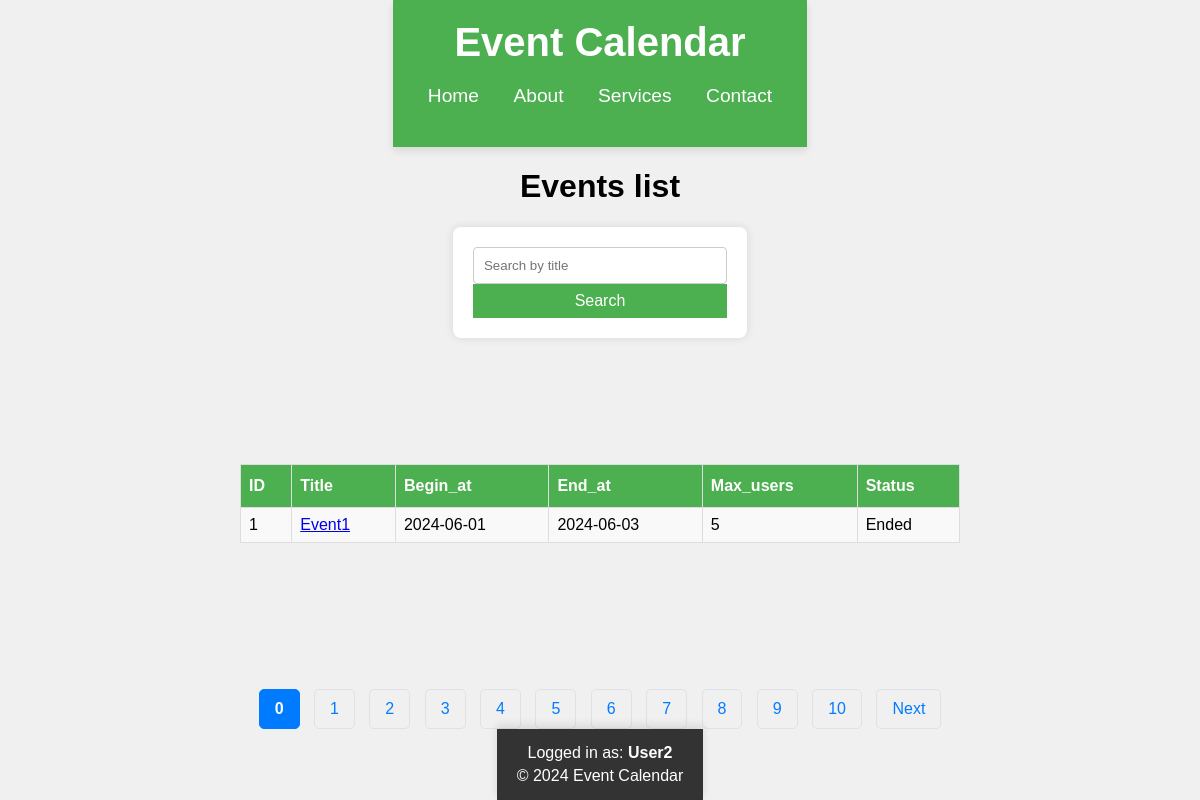
The page /events (signed in) on the database its author committed.
### app/event/models.py (models this page shows)
class Event(db.Model):
    __tablename__ = 'event'
    id = db.Column(db.Integer, primary_key=True, nullable=False, autoincrement=True)
    title = db.Column(db.Text, nullable=False)
    description = db.Column(db.Text, nullable=False)
    created_by = db.Column(db.Integer, db.ForeignKey('user.id'), nullable=False)
    created_by_user = db.relationship('User')
    begin_at = db.Column(db.Date, nullable=False)
    end_at = db.Column(db.Date, nullable=False)
    max_users = db.Column(db.Integer, nullable=False)
    is_active = db.Column(db.Boolean, default=False)

### app/main/views.py (the view)
    def wrapper(*args, **kwargs):
        if not session.get('username', None):
            return redirect(url_for('login_page'))
        return func(*args, **kwargs)

### app/main/views.py (called while the page is built)
def login_decorator(func):
    def wrapper(*args, **kwargs):
        if not session.get('username', None):
            return redirect(url_for('login_page'))
        return func(*args, **kwargs)
    wrapper.__name__ = func.__name__
    return wrapper

### templates/event/list.html (shortened to what this page needs)
{% extends 'base.html' %}
{% block content %}
    {% if selected_page < (events_data|length / page_size)|round(0, "ceil")|int %}
        <h1>{{ header }}</h1>
        <div class="search-bar">
            <form action="/events" method="get">
                <input type="text" name="title" placeholder="Search by title" value="{{ request.args.get('title', '') }}">
                <button type="submit">Search</button>
            </form>
        </div>
        <table>
            <tr>
                <th>ID</th>
                <th>Title</th>
                <th>Begin_at</th>
                <th>End_at</th>
                <th>Max_users</th>
                <th>Status</th>
            </tr>
            {% for page in range((events_data|length / page_size)|round(0, "ceil")|int) %}
                {% if page == selected_page or (page == 0 and searched_title) %}
                    {% for event in events_data[(page * page_size):((page + 1) * page_size)] %}
                        {% if (searched_title and event.title == searched_title[0]) or not searched_title %}
                            <tr>
                                <td>{{ event.id }}</td>
                                <td><a href="/events/{{ event.id }}">{{ event.title }}</a></td>
                                <td>{{ event.begin_at }}</td>
                                <td>{{ event.end_at }}</td>
                                <td>{{ event.max_users }}</td>
                                <td>
                                {% if event.end_at >= current_date and event.begin_at < current_date %}
                                    {% if event.id not in registered_events_id %}
                                        {% if event_users_data.filter_by(event_id=event.id).all()|length < event.max_users %}
                                            <form method="post" action="/events/{{ event.id }}/users">
                                                <input type="hidden" name="user_id" value="{{ current_user_id }}">
                                                <input type="hidden" name="event_id" value="{{ event.id }}">
                                                <input type="hidden" name="created_at" value="{{ current_date }}">
                                                <button type="submit">Register</button>
                                            </form>
                                        {% else %}
                                            Full
                                        {% endif %}
                                    {% else %}
                                        Active & Registered
                                    {% endif %}
                                {% elif event.begin_at > current_date %}
                                    Upcoming
                                {% else %}
                                    Ended
                                {% endif %}
                                </td>
                            </tr>
                        {% endif %}
                    {% endfor %}
                {% endif %}
            {% endfor %}
        </table>
        <div class="pagination">
            {% for page_number in range((events_data|length / page_size)|round(0, "ceil")|int) %}
                {% if page_number == selected_page %}
                    <span class="current">{{ page_number }}</span>
                {% else %}
                    <a href="?size={{ page_size }}&page={{ page_number }}">{{ page_number }}</a>
                {% endif %}
            {% endfor %}
            {% if selected_page != (events_data|length / page_size)|round(0, "ceil")|int - 1 %}
                <a href="?size={{ page_size }}&page={{ selected_page + 1 }}">Next</a>
            {% endif %}
        </div>
    {% else %}
        <div class="error-message">
            No existing page matching number "{{ selected_page }}" found
        </div>
    {% endif %}
{% endblock %}
{% block username %}
    {{ username }}
{% endblock %}

### static/styles.css (style rules this page uses)
body { margin: 0; padding: 0; display: flex; flex-direction: column; min-height: 100vh; justify-content: center; align-items: center; height: 100vh; font-family: Cambria, sans-serif; background-color: #f0f0f0; }
table { width: 60%; margin: auto; border-collapse: collapse; }
th, td { border: 1px solid #ddd; padding: 8px; }
th { background-color: #f2f2f2; }
tr:nth-child(even) { background-color: #f9f9f9; }
th { padding-top: 12px; padding-bottom: 12px; text-align: left; background-color: #4CAF50; color: white; }
form { max-width: 600px; margin: 0 auto; padding: 20px; background-color: #fff; border-radius: 8px; box-shadow: 0 0 10px rgba(0, 0, 0, 0.1); }
input[type="text"], input[type="number"], input[type="date"], textarea { width: calc(100% - 22px); padding: 10px; border: 1px solid #ccc; border-radius: 4px; }
button { width: 100%; height: 8%; box-sizing: border-box; border: none; background-color: #4CAF50; color: white; text-align: center; cursor: pointer; font-size: 16px; padding: 8px 0; }
.pagination { margin-top: 20px; text-align: center; }
.pagination a, .pagination span { display: inline-block; margin: 0 5px; padding: 10px 15px; text-decoration: none; color: #007bff; border: 1px solid #dee2e6; border-radius: 5px; }
.pagination .current { font-weight: bold; background-color: #007bff; color: white; border-color: #007bff; }

### rows shown on the page
Event: id "1", title "Event1", begin_at "2024-06-01", end_at "2024-06-03", max_users "5", shows "Ended"

### other values the page prints
{{ header }} "Events list"
{{ page_number }} "0"
{{ page_number }} "1" "2" "3" "4" "5" "6" "7" "8" "9" "10"
{{ username }} "User2"
